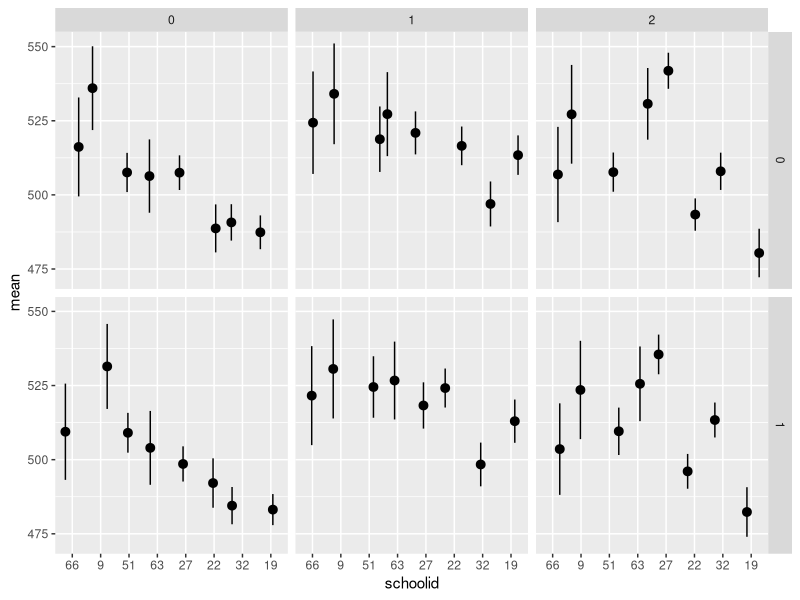

Here is the R script that generated this plot:
data <- read.csv("xnew.csv", header=FALSE)
names(data) <- c('mean', 'std', 'trt', 'schoolid', 'gen', 'eth', 'lunch', 'lunch_rate')
school_info <- unique(data[, c('schoolid', 'lunch_rate')])
data$schoolid <- factor(data$schoolid, levels=school_info$schoolid[order(school_info$lunch_rate)])
data$trt <- as.factor(data$trt)

library(ggplot2)
p <- ggplot(data=subset(data, (lunch==1) & (eth==0)), aes(x=schoolid, y=mean))
p + geom_pointrange(aes(ymax=mean+std, ymin=mean-std), position='jitter') + facet_grid(gen~trt)
